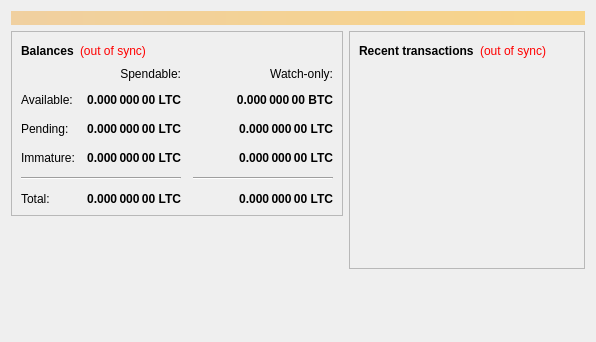
<?xml version="1.0" encoding="UTF-8"?>
<ui version="4.0">
 <class>OverviewPage</class>
 <widget class="QWidget" name="OverviewPage">
  <property name="geometry">
   <rect>
    <x>0</x>
    <y>0</y>
    <width>596</width>
    <height>342</height>
   </rect>
  </property>
  <property name="windowTitle">
   <string>Form</string>
  </property>
  <layout class="QVBoxLayout" name="topLayout">
   <item>
    <widget class="QLabel" name="labelAlerts">
     <property name="visible">
      <bool>false</bool>
     </property>
     <property name="styleSheet">
      <string notr="true">background-color: qlineargradient(x1: 0, y1: 0, x2: 1, y2: 0, stop:0 #F0D0A0, stop:1 #F8D488); color:#000000;</string>
     </property>
     <property name="wordWrap">
      <bool>true</bool>
     </property>
     <property name="margin">
      <number>3</number>
     </property>
    </widget>
   </item>
   <item>
    <layout class="QHBoxLayout" name="horizontalLayout" stretch="1,1">
     <item>
      <layout class="QVBoxLayout" name="verticalLayout_2">
       <item>
        <widget class="QFrame" name="frame">
         <property name="frameShape">
          <enum>QFrame::StyledPanel</enum>
         </property>
         <property name="frameShadow">
          <enum>QFrame::Raised</enum>
         </property>
         <layout class="QVBoxLayout" name="verticalLayout_4">
          <item>
           <layout class="QHBoxLayout" name="horizontalLayout_4">
            <item>
             <widget class="QLabel" name="label_5">
              <property name="font">
               <font>
                <weight>75</weight>
                <bold>true</bold>
               </font>
              </property>
              <property name="text">
               <string>Balances</string>
              </property>
             </widget>
            </item>
            <item>
             <widget class="QLabel" name="labelWalletStatus">
              <property name="cursor">
               <cursorShape>WhatsThisCursor</cursorShape>
              </property>
              <property name="toolTip">
               <string>The displayed information may be out of date. Your wallet automatically synchronizes with the BitcoinUnified network after a connection is established, but this process has not completed yet.</string>
              </property>
              <property name="styleSheet">
               <string notr="true">QLabel { color: red; }</string>
              </property>
              <property name="text">
               <string notr="true">(out of sync)</string>
              </property>
              <property name="alignment">
               <set>Qt::AlignLeading|Qt::AlignLeft|Qt::AlignVCenter</set>
              </property>
             </widget>
            </item>
            <item>
             <spacer name="horizontalSpacer_3">
              <property name="orientation">
               <enum>Qt::Horizontal</enum>
              </property>
              <property name="sizeHint" stdset="0">
               <size>
                <width>40</width>
                <height>20</height>
               </size>
              </property>
             </spacer>
            </item>
           </layout>
          </item>
          <item>
           <layout class="QGridLayout" name="gridLayout">
            <property name="spacing">
             <number>12</number>
            </property>
            <item row="2" column="2">
             <widget class="QLabel" name="labelWatchPending">
              <property name="font">
               <font>
                <weight>75</weight>
                <bold>true</bold>
               </font>
              </property>
              <property name="cursor">
               <cursorShape>IBeamCursor</cursorShape>
              </property>
              <property name="toolTip">
               <string>Unconfirmed transactions to watch-only addresses</string>
              </property>
              <property name="text">
               <string notr="true">0.000 000 00 LTC</string>
              </property>
              <property name="alignment">
               <set>Qt::AlignRight|Qt::AlignTrailing|Qt::AlignVCenter</set>
              </property>
              <property name="textInteractionFlags">
               <set>Qt::LinksAccessibleByMouse|Qt::TextSelectableByKeyboard|Qt::TextSelectableByMouse</set>
              </property>
             </widget>
            </item>
            <item row="2" column="1">
             <widget class="QLabel" name="labelUnconfirmed">
              <property name="font">
               <font>
                <weight>75</weight>
                <bold>true</bold>
               </font>
              </property>
              <property name="cursor">
               <cursorShape>IBeamCursor</cursorShape>
              </property>
              <property name="toolTip">
               <string>Total of transactions that have yet to be confirmed, and do not yet count toward the spendable balance</string>
              </property>
              <property name="text">
               <string notr="true">0.000 000 00 LTC</string>
              </property>
              <property name="alignment">
               <set>Qt::AlignRight|Qt::AlignTrailing|Qt::AlignVCenter</set>
              </property>
              <property name="textInteractionFlags">
               <set>Qt::LinksAccessibleByMouse|Qt::TextSelectableByKeyboard|Qt::TextSelectableByMouse</set>
              </property>
             </widget>
            </item>
            <item row="3" column="2">
             <widget class="QLabel" name="labelWatchImmature">
              <property name="font">
               <font>
                <weight>75</weight>
                <bold>true</bold>
               </font>
              </property>
              <property name="cursor">
               <cursorShape>IBeamCursor</cursorShape>
              </property>
              <property name="toolTip">
               <string>Mined balance in watch-only addresses that has not yet matured</string>
              </property>
              <property name="text">
               <string notr="true">0.000 000 00 LTC</string>
              </property>
              <property name="alignment">
               <set>Qt::AlignRight|Qt::AlignTrailing|Qt::AlignVCenter</set>
              </property>
              <property name="textInteractionFlags">
               <set>Qt::LinksAccessibleByMouse|Qt::TextSelectableByKeyboard|Qt::TextSelectableByMouse</set>
              </property>
             </widget>
            </item>
            <item row="4" column="0" colspan="2">
             <widget class="Line" name="line">
              <property name="orientation">
               <enum>Qt::Horizontal</enum>
              </property>
             </widget>
            </item>
            <item row="4" column="2">
             <widget class="Line" name="lineWatchBalance">
              <property name="sizePolicy">
               <sizepolicy hsizetype="Preferred" vsizetype="Fixed">
                <horstretch>0</horstretch>
                <verstretch>0</verstretch>
               </sizepolicy>
              </property>
              <property name="minimumSize">
               <size>
                <width>140</width>
                <height>0</height>
               </size>
              </property>
              <property name="orientation">
               <enum>Qt::Horizontal</enum>
              </property>
             </widget>
            </item>
            <item row="5" column="0">
             <widget class="QLabel" name="labelTotalText">
              <property name="text">
               <string>Total:</string>
              </property>
             </widget>
            </item>
            <item row="3" column="1">
             <widget class="QLabel" name="labelImmature">
              <property name="font">
               <font>
                <weight>75</weight>
                <bold>true</bold>
               </font>
              </property>
              <property name="cursor">
               <cursorShape>IBeamCursor</cursorShape>
              </property>
              <property name="toolTip">
               <string>Mined balance that has not yet matured</string>
              </property>
              <property name="text">
               <string notr="true">0.000 000 00 LTC</string>
              </property>
              <property name="alignment">
               <set>Qt::AlignRight|Qt::AlignTrailing|Qt::AlignVCenter</set>
              </property>
              <property name="textInteractionFlags">
               <set>Qt::LinksAccessibleByMouse|Qt::TextSelectableByKeyboard|Qt::TextSelectableByMouse</set>
              </property>
             </widget>
            </item>
            <item row="2" column="3">
             <spacer name="horizontalSpacer_2">
              <property name="orientation">
               <enum>Qt::Horizontal</enum>
              </property>
              <property name="sizeHint" stdset="0">
               <size>
                <width>40</width>
                <height>20</height>
               </size>
              </property>
             </spacer>
            </item>
            <item row="3" column="0">
             <widget class="QLabel" name="labelImmatureText">
              <property name="text">
               <string>Immature:</string>
              </property>
             </widget>
            </item>
            <item row="5" column="1">
             <widget class="QLabel" name="labelTotal">
              <property name="font">
               <font>
                <weight>75</weight>
                <bold>true</bold>
               </font>
              </property>
              <property name="cursor">
               <cursorShape>IBeamCursor</cursorShape>
              </property>
              <property name="toolTip">
               <string>Your current total balance</string>
              </property>
              <property name="text">
               <string notr="true">0.000 000 00 LTC</string>
              </property>
              <property name="alignment">
               <set>Qt::AlignRight|Qt::AlignTrailing|Qt::AlignVCenter</set>
              </property>
              <property name="textInteractionFlags">
               <set>Qt::LinksAccessibleByMouse|Qt::TextSelectableByKeyboard|Qt::TextSelectableByMouse</set>
              </property>
             </widget>
            </item>
            <item row="5" column="2">
             <widget class="QLabel" name="labelWatchTotal">
              <property name="font">
               <font>
                <weight>75</weight>
                <bold>true</bold>
               </font>
              </property>
              <property name="cursor">
               <cursorShape>IBeamCursor</cursorShape>
              </property>
              <property name="toolTip">
               <string>Current total balance in watch-only addresses</string>
              </property>
              <property name="text">
               <string notr="true">0.000 000 00 LTC</string>
              </property>
              <property name="alignment">
               <set>Qt::AlignRight|Qt::AlignTrailing|Qt::AlignVCenter</set>
              </property>
              <property name="textInteractionFlags">
               <set>Qt::LinksAccessibleByMouse|Qt::TextSelectableByKeyboard|Qt::TextSelectableByMouse</set>
              </property>
             </widget>
            </item>
            <item row="0" column="2">
             <widget class="QLabel" name="labelWatchonly">
              <property name="text">
               <string>Watch-only:</string>
              </property>
              <property name="alignment">
               <set>Qt::AlignRight|Qt::AlignTrailing|Qt::AlignVCenter</set>
              </property>
             </widget>
            </item>
            <item row="1" column="0">
             <widget class="QLabel" name="labelBalanceText">
              <property name="text">
               <string>Available:</string>
              </property>
             </widget>
            </item>
            <item row="1" column="1">
             <widget class="QLabel" name="labelBalance">
              <property name="font">
               <font>
                <weight>75</weight>
                <bold>true</bold>
               </font>
              </property>
              <property name="cursor">
               <cursorShape>IBeamCursor</cursorShape>
              </property>
              <property name="toolTip">
               <string>Your current spendable balance</string>
              </property>
              <property name="text">
               <string notr="true">0.000 000 00 LTC</string>
              </property>
              <property name="alignment">
               <set>Qt::AlignRight|Qt::AlignTrailing|Qt::AlignVCenter</set>
              </property>
              <property name="textInteractionFlags">
               <set>Qt::LinksAccessibleByMouse|Qt::TextSelectableByKeyboard|Qt::TextSelectableByMouse</set>
              </property>
             </widget>
            </item>
            <item row="1" column="2">
             <widget class="QLabel" name="labelWatchAvailable">
              <property name="font">
               <font>
                <weight>75</weight>
                <bold>true</bold>
               </font>
              </property>
              <property name="cursor">
               <cursorShape>IBeamCursor</cursorShape>
              </property>
              <property name="toolTip">
               <string>Your current balance in watch-only addresses</string>
              </property>
              <property name="text">
               <string notr="true">0.000 000 00 BTC</string>
              </property>
              <property name="alignment">
               <set>Qt::AlignRight|Qt::AlignTrailing|Qt::AlignVCenter</set>
              </property>
              <property name="textInteractionFlags">
               <set>Qt::LinksAccessibleByMouse|Qt::TextSelectableByKeyboard|Qt::TextSelectableByMouse</set>
              </property>
             </widget>
            </item>
            <item row="2" column="0">
             <widget class="QLabel" name="labelPendingText">
              <property name="text">
               <string>Pending:</string>
              </property>
             </widget>
            </item>
            <item row="0" column="1">
             <widget class="QLabel" name="labelSpendable">
              <property name="text">
               <string>Spendable:</string>
              </property>
              <property name="alignment">
               <set>Qt::AlignRight|Qt::AlignTrailing|Qt::AlignVCenter</set>
              </property>
             </widget>
            </item>
           </layout>
          </item>
         </layout>
        </widget>
       </item>
       <item>
        <spacer name="verticalSpacer">
         <property name="orientation">
          <enum>Qt::Vertical</enum>
         </property>
         <property name="sizeHint" stdset="0">
          <size>
           <width>20</width>
           <height>40</height>
          </size>
         </property>
        </spacer>
       </item>
      </layout>
     </item>
     <item>
      <layout class="QVBoxLayout" name="verticalLayout_3">
       <item>
        <widget class="QFrame" name="frame_2">
         <property name="frameShape">
          <enum>QFrame::StyledPanel</enum>
         </property>
         <property name="frameShadow">
          <enum>QFrame::Raised</enum>
         </property>
         <layout class="QVBoxLayout" name="verticalLayout">
          <item>
           <layout class="QHBoxLayout" name="horizontalLayout_2">
            <item>
             <widget class="QLabel" name="label_4">
              <property name="font">
               <font>
                <weight>75</weight>
                <bold>true</bold>
               </font>
              </property>
              <property name="text">
               <string>Recent transactions</string>
              </property>
             </widget>
            </item>
            <item>
             <widget class="QLabel" name="labelTransactionsStatus">
              <property name="cursor">
               <cursorShape>WhatsThisCursor</cursorShape>
              </property>
              <property name="toolTip">
               <string>The displayed information may be out of date. Your wallet automatically synchronizes with the BitcoinUnified network after a connection is established, but this process has not completed yet.</string>
              </property>
              <property name="styleSheet">
               <string notr="true">QLabel { color: red; }</string>
              </property>
              <property name="text">
               <string notr="true">(out of sync)</string>
              </property>
              <property name="alignment">
               <set>Qt::AlignRight|Qt::AlignTrailing|Qt::AlignVCenter</set>
              </property>
             </widget>
            </item>
            <item>
             <spacer name="horizontalSpacer">
              <property name="orientation">
               <enum>Qt::Horizontal</enum>
              </property>
              <property name="sizeHint" stdset="0">
               <size>
                <width>40</width>
                <height>20</height>
               </size>
              </property>
             </spacer>
            </item>
           </layout>
          </item>
          <item>
           <widget class="QListView" name="listTransactions">
            <property name="styleSheet">
             <string notr="true">QListView { background: transparent; }</string>
            </property>
            <property name="frameShape">
             <enum>QFrame::NoFrame</enum>
            </property>
            <property name="verticalScrollBarPolicy">
             <enum>Qt::ScrollBarAlwaysOff</enum>
            </property>
            <property name="horizontalScrollBarPolicy">
             <enum>Qt::ScrollBarAlwaysOff</enum>
            </property>
            <property name="selectionMode">
             <enum>QAbstractItemView::NoSelection</enum>
            </property>
           </widget>
          </item>
         </layout>
        </widget>
       </item>
       <item>
        <spacer name="verticalSpacer_2">
         <property name="orientation">
          <enum>Qt::Vertical</enum>
         </property>
         <property name="sizeHint" stdset="0">
          <size>
           <width>20</width>
           <height>40</height>
          </size>
         </property>
        </spacer>
       </item>
      </layout>
     </item>
    </layout>
   </item>
  </layout>
 </widget>
 <resources/>
 <connections/>
</ui>
